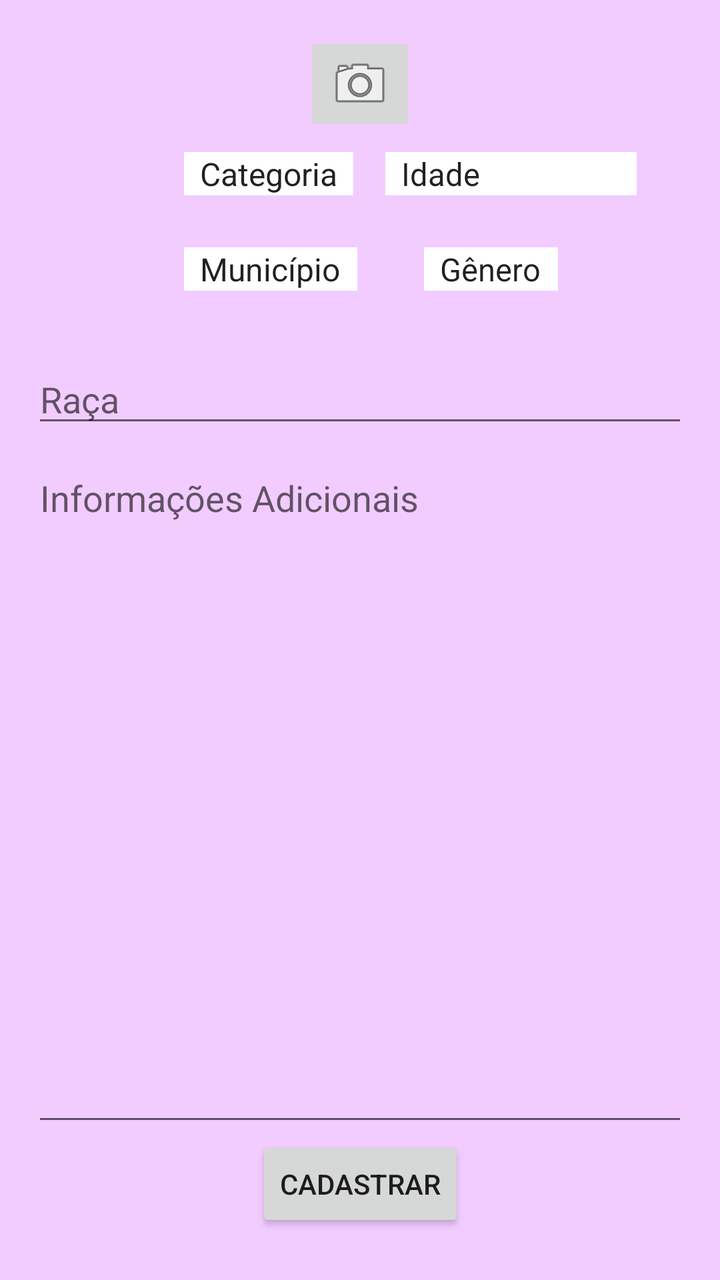
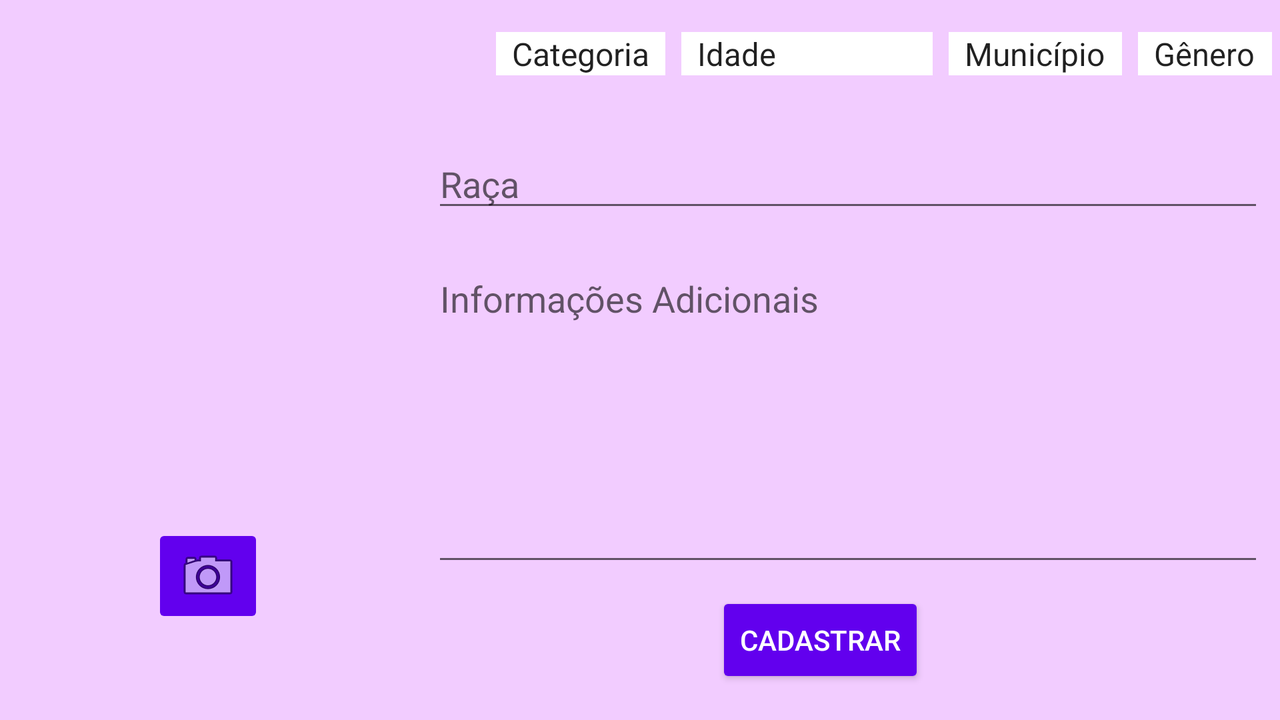

Compare how this app lays out the same screen by default and in its alternative resource folder. The renders come first, then the two layout files and the values they reference.
<!-- AndroidManifest.xml: application theme Theme.Melapp -->
<!-- res/layout/activity_cadastrar_animal.xml -->
<?xml version="1.0" encoding="utf-8"?>
<androidx.constraintlayout.widget.ConstraintLayout xmlns:android="http://schemas.android.com/apk/res/android"
    xmlns:app="http://schemas.android.com/apk/res-auto"
    xmlns:tools="http://schemas.android.com/tools"
    android:layout_width="match_parent"
    android:layout_height="match_parent"
    android:background="#F2CCFF"
    tools:context=".activity.CadastrarAnimalActivity">

    <ImageView
        android:id="@+id/imvFotoAnimalCadastrar"
        android:layout_width="wrap_content"
        android:layout_height="wrap_content"
        android:layout_marginStart="8dp"
        android:layout_marginTop="8dp"
        android:layout_marginEnd="8dp"
        app:layout_constraintEnd_toEndOf="parent"
        app:layout_constraintStart_toStartOf="parent"
        app:layout_constraintTop_toTopOf="parent"
        app:srcCompat="@mipmap/hamster" />

    <Spinner
        android:id="@+id/spinner_CategoriaCadastrarPet"
        android:layout_width="wrap_content"
        android:layout_height="wrap_content"
        android:layout_marginStart="92dp"
        android:layout_marginTop="8dp"
        android:background="#FFFFFF"
        android:entries="@array/dlg_filtros_categoria"
        app:layout_constraintStart_toStartOf="parent"
        app:layout_constraintTop_toBottomOf="@+id/imgbtnInserirFotoCadastrarPet" />

    <Spinner
        android:id="@+id/spinner_IdadeCadastrarPet"
        android:layout_width="wrap_content"
        android:layout_height="wrap_content"
        android:layout_marginStart="8dp"
        android:layout_marginTop="8dp"
        android:layout_marginEnd="8dp"
        android:background="#FFFFFF"
        android:entries="@array/dlg_filtros_idade"
        app:layout_constraintEnd_toEndOf="parent"
        app:layout_constraintHorizontal_bias="0.188"
        app:layout_constraintStart_toEndOf="@+id/spinner_CategoriaCadastrarPet"
        app:layout_constraintTop_toBottomOf="@+id/imgbtnInserirFotoCadastrarPet" />

    <Spinner
        android:id="@+id/spinner_GeneroCadastrarPet"
        android:layout_width="wrap_content"
        android:layout_height="wrap_content"
        android:layout_marginStart="8dp"
        android:layout_marginTop="26dp"
        android:layout_marginEnd="8dp"
        android:background="#FFFFFF"
        android:entries="@array/dlg_filtros_genero"
        app:layout_constraintEnd_toEndOf="parent"
        app:layout_constraintHorizontal_bias="0.256"
        app:layout_constraintStart_toEndOf="@+id/spinner_LocalizacaoCadastrarPet"
        app:layout_constraintTop_toBottomOf="@+id/spinner_IdadeCadastrarPet" />

    <Spinner
        android:id="@+id/spinner_LocalizacaoCadastrarPet"
        android:layout_width="wrap_content"
        android:layout_height="wrap_content"
        android:layout_marginStart="92dp"
        android:layout_marginTop="26dp"
        android:background="#FFFFFF"
        android:entries="@array/dlg_filtros_localizacao"
        app:layout_constraintStart_toStartOf="parent"
        app:layout_constraintTop_toBottomOf="@+id/spinner_CategoriaCadastrarPet" />

    <EditText
        android:id="@+id/etRacaCadastrarPet"
        android:layout_width="0dp"
        android:layout_height="wrap_content"
        android:layout_marginStart="16dp"
        android:layout_marginTop="32dp"
        android:layout_marginEnd="16dp"
        android:ems="10"
        android:hint="Raça"
        android:inputType="textPersonName"
        app:layout_constraintEnd_toEndOf="parent"
        app:layout_constraintHorizontal_bias="0.452"
        app:layout_constraintStart_toStartOf="parent"
        app:layout_constraintTop_toBottomOf="@+id/spinner_LocalizacaoCadastrarPet" />

    <Button
        android:id="@+id/btnCadastrarPet"
        android:layout_width="wrap_content"
        android:layout_height="wrap_content"
        android:layout_marginStart="8dp"
        android:layout_marginEnd="8dp"
        android:layout_marginBottom="24dp"
        android:text="Cadastrar"
        app:layout_constraintBottom_toBottomOf="parent"
        app:layout_constraintEnd_toEndOf="parent"
        app:layout_constraintStart_toStartOf="parent" />

    <EditText
        android:id="@+id/etmInfoAdicionaisCadastrarPet"
        android:layout_width="0dp"
        android:layout_height="0dp"
        android:layout_marginStart="16dp"
        android:layout_marginTop="8dp"
        android:layout_marginEnd="16dp"
        android:ems="10"
        android:gravity="start|top"
        android:hint="Informações Adicionais"
        android:inputType="textMultiLine"
        app:layout_constraintBottom_toTopOf="@+id/btnCadastrarPet"
        app:layout_constraintEnd_toEndOf="parent"
        app:layout_constraintHorizontal_bias="0.0"
        app:layout_constraintStart_toStartOf="parent"
        app:layout_constraintTop_toBottomOf="@+id/etRacaCadastrarPet" />

    <ImageButton
        android:id="@+id/imgbtnInserirFotoCadastrarPet"
        android:layout_width="wrap_content"
        android:layout_height="wrap_content"
        android:layout_marginStart="8dp"
        android:layout_marginTop="8dp"
        android:layout_marginEnd="8dp"
        app:layout_constraintEnd_toEndOf="parent"
        app:layout_constraintStart_toStartOf="parent"
        app:layout_constraintTop_toBottomOf="@+id/imvFotoAnimalCadastrar"
        app:srcCompat="@android:drawable/ic_menu_camera" />

</androidx.constraintlayout.widget.ConstraintLayout>
<!-- resources referenced by this layout -->
<resources>
  <string-array name="dlg_filtros_categoria">
          <item>Categoria</item>
          <item>Cachorro</item>
          <item>Gato</item>
          <item>Calopsita</item>
          <item>Hamster</item>
      </string-array>
  <string-array name="dlg_filtros_genero">
          <item>Gênero</item>
          <item>Macho</item>
          <item>Fêmea</item>
       </string-array>
  <string-array name="dlg_filtros_idade">
          <item>Idade</item>
          <item>Menos de 1ano</item>
          <item>1 ano</item>
          <item>2 anos</item>
          <item>3 anos</item>
          <item>4 anos</item>
          <item>5 anos</item>
          <item>6 anos</item>
          <item>7 anos</item>
          <item>8 anos</item>
          <item>9 anos</item>
          <item>10 anos</item>
          <item>+10 anos</item>
      </string-array>
  <string-array name="dlg_filtros_localizacao">
          <item>Município</item>
          <item>Cariacica</item>
          <item>Fundão</item>
          <item>Guarapari</item>
          <item>Serra</item>
          <item>Viana</item>
          <item>Vila Velha</item>
          <item>Vitória</item>
      </string-array>
  <style name="Theme.Melapp" parent="Theme.AppCompat.DayNight.DarkActionBar">
          
          <item name="colorPrimary">#673AB7</item>
          <item name="colorPrimaryVariant">#673AB7</item>
          <item name="colorOnPrimary">@color/white</item>
          
          <item name="colorSecondary">@color/teal_200</item>
          <item name="colorSecondaryVariant">@color/teal_700</item>
          <item name="colorOnSecondary">@color/black</item>
          
          <item name="android:statusBarColor" tools:targetApi="l">?attr/colorPrimaryVariant</item>
          
      </style>
  <color name="white">#FFFFFFFF</color>
  <color name="teal_200">#FF03DAC5</color>
  <color name="teal_700">#FF018786</color>
  <color name="black">#FF000000</color>
</resources>
<!-- res/layout-land/activity_cadastrar_animal.xml (the repository's variant of the layout above) -->
<!-- drawn on the phone turned sideways -->
<?xml version="1.0" encoding="utf-8"?>
<androidx.constraintlayout.widget.ConstraintLayout xmlns:android="http://schemas.android.com/apk/res/android"
    xmlns:app="http://schemas.android.com/apk/res-auto"
    xmlns:tools="http://schemas.android.com/tools"
    android:layout_width="match_parent"
    android:layout_height="match_parent"
    android:background="#F2CCFF"
    tools:context=".CadastrarPetActivity">

    <ImageView
        android:id="@+id/imvFotoAnimalCadastrar"
        android:layout_width="200dp"
        android:layout_height="200dp"
        android:layout_marginStart="8dp"
        android:layout_marginTop="16dp"
        app:layout_constraintStart_toStartOf="parent"
        app:layout_constraintTop_toTopOf="parent"
        app:srcCompat="@drawable/hamster" />

    <Spinner
        android:id="@+id/spinner_CategoriaCadastrarPet"
        android:layout_width="wrap_content"
        android:layout_height="wrap_content"
        android:layout_marginStart="40dp"
        android:layout_marginTop="16dp"
        android:background="#FFFFFF"
        android:entries="@array/dlg_filtros_categoria"
        app:layout_constraintStart_toEndOf="@+id/imvFotoAnimalCadastrar"
        app:layout_constraintTop_toTopOf="parent" />

    <Spinner
        android:id="@+id/spinner_IdadeCadastrarPet"
        android:layout_width="wrap_content"
        android:layout_height="wrap_content"
        android:layout_marginStart="8dp"
        android:layout_marginTop="16dp"
        android:layout_marginBottom="8dp"
        android:background="#FFFFFF"
        android:entries="@array/dlg_filtros_idade"
        app:layout_constraintBottom_toTopOf="@+id/etRacaCadastrarPet"
        app:layout_constraintStart_toEndOf="@+id/spinner_CategoriaCadastrarPet"
        app:layout_constraintTop_toTopOf="parent"
        app:layout_constraintVertical_bias="0.0" />

    <Spinner
        android:id="@+id/spinner_GeneroCadastrarPet"
        android:layout_width="wrap_content"
        android:layout_height="wrap_content"
        android:layout_marginStart="8dp"
        android:layout_marginTop="16dp"
        android:layout_marginEnd="8dp"
        android:layout_marginBottom="8dp"
        android:background="#FFFFFF"
        android:entries="@array/dlg_filtros_genero"
        app:layout_constraintBottom_toTopOf="@+id/etRacaCadastrarPet"
        app:layout_constraintEnd_toEndOf="parent"
        app:layout_constraintHorizontal_bias="0.0"
        app:layout_constraintStart_toEndOf="@+id/spinner_LocalizacaoCadastrarPet"
        app:layout_constraintTop_toTopOf="parent"
        app:layout_constraintVertical_bias="0.0" />

    <Spinner
        android:id="@+id/spinner_LocalizacaoCadastrarPet"
        android:layout_width="wrap_content"
        android:layout_height="wrap_content"
        android:layout_marginStart="8dp"
        android:layout_marginTop="16dp"
        android:background="#FFFFFF"
        android:entries="@array/dlg_filtros_localizacao"
        app:layout_constraintBottom_toTopOf="@+id/etRacaCadastrarPet"
        app:layout_constraintStart_toEndOf="@+id/spinner_IdadeCadastrarPet"
        app:layout_constraintTop_toTopOf="parent"
        app:layout_constraintVertical_bias="0.0" />

    <EditText
        android:id="@+id/etRacaCadastrarPet"
        android:layout_width="0dp"
        android:layout_height="wrap_content"
        android:layout_marginStart="8dp"
        android:layout_marginTop="32dp"
        android:layout_marginEnd="8dp"
        android:layout_marginBottom="8dp"
        android:ems="10"
        android:hint="Raça"
        android:inputType="textPersonName"
        app:layout_constraintBottom_toTopOf="@+id/etmInfoAdicionaisCadastrarPet"
        app:layout_constraintEnd_toEndOf="parent"
        app:layout_constraintStart_toEndOf="@+id/imvFotoAnimalCadastrar"
        app:layout_constraintTop_toBottomOf="@+id/spinner_CategoriaCadastrarPet" />

    <Button
        android:id="@+id/btnCadastrarPet"
        android:layout_width="wrap_content"
        android:layout_height="wrap_content"
        android:layout_marginStart="8dp"
        android:layout_marginEnd="8dp"
        android:layout_marginBottom="16dp"
        android:backgroundTint="#6200EE"
        android:text="Cadastrar"
        android:textColor="#FFFFFF"
        app:layout_constraintBottom_toBottomOf="parent"
        app:layout_constraintEnd_toEndOf="parent"
        app:layout_constraintHorizontal_bias="0.562"
        app:layout_constraintStart_toEndOf="@+id/imgbtnInserirFotoCadastrarPet" />

    <EditText
        android:id="@+id/etmInfoAdicionaisCadastrarPet"
        android:layout_width="0dp"
        android:layout_height="0dp"
        android:layout_marginStart="8dp"
        android:layout_marginTop="8dp"
        android:layout_marginEnd="8dp"
        android:layout_marginBottom="8dp"
        android:ems="10"
        android:gravity="start|top"
        android:hint="Informações Adicionais"
        android:inputType="textMultiLine"
        app:layout_constraintBottom_toTopOf="@+id/btnCadastrarPet"
        app:layout_constraintEnd_toEndOf="parent"
        app:layout_constraintStart_toEndOf="@+id/imvFotoAnimalCadastrar"
        app:layout_constraintTop_toBottomOf="@+id/etRacaCadastrarPet" />

    <ImageButton
        android:id="@+id/imgbtnInserirFotoCadastrarPet"
        android:layout_width="wrap_content"
        android:layout_height="wrap_content"
        android:layout_marginStart="76dp"
        android:layout_marginTop="8dp"
        android:layout_marginBottom="8dp"
        android:backgroundTint="#6200EE"
        app:layout_constraintBottom_toBottomOf="parent"
        app:layout_constraintStart_toStartOf="parent"
        app:layout_constraintTop_toBottomOf="@+id/imvFotoAnimalCadastrar"
        app:srcCompat="@android:drawable/ic_menu_camera" />

</androidx.constraintlayout.widget.ConstraintLayout>
